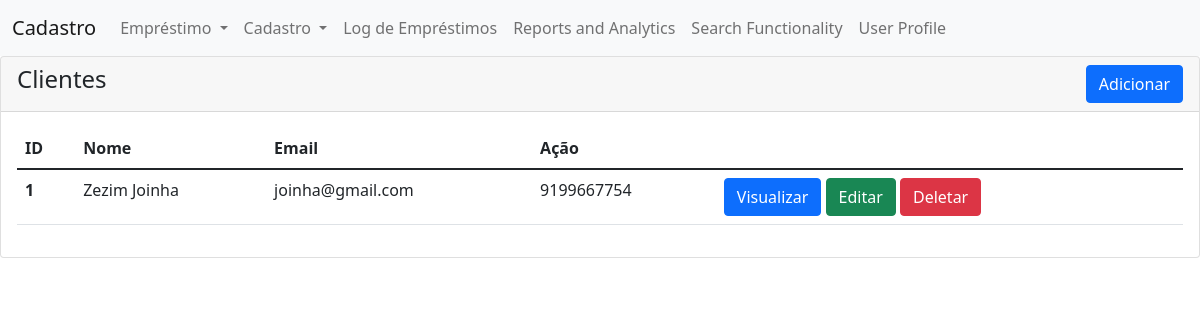
The app's page /dashboard/operations/client/manage_borrower.php (signed in) with its own data.
### tables this page shows
CREATE TABLE `borrowers` (
  `id` int(11) NOT NULL,
  `name` varchar(100) NOT NULL,
  `email` varchar(100) DEFAULT NULL,
  `phone` varchar(20) DEFAULT NULL
);

### dashboard/operations/client/manage_borrower.php (the view, shortened to what this page needs)
<?php
require_once '../../../db/database.php';
?>
<!DOCTYPE html>
<html lang="en">
<head>
    <link href="https://cdn.jsdelivr.net/npm/bootstrap@5.1.3/dist/css/bootstrap.min.css" rel="stylesheet">
</head>
<body>
<nav class="navbar navbar-expand-lg navbar-light bg-light">
    <div class="container-fluid">
        <a class="navbar-brand" href="#">Cadastro</a>
        <div class="collapse navbar-collapse" id="navbarNavAltMarkup">
        <div class="navbar-nav">
            <div class="nav-item dropdown">
                <a class="nav-link dropdown-toggle" href="#" id="emprestimoDropdown" role="button" data-bs-toggle="dropdown" aria-expanded="false">
                    Empréstimo
                </a>
            </div>
            <div class="nav-item dropdown">
                <a class="nav-link dropdown-toggle" href="#" id="cadastroDropdown" role="button" data-bs-toggle="dropdown" aria-expanded="false">
                    Cadastro
                </a>
            </div>
            <a class="nav-link" href="transactionlog.php">Log de Empréstimos</a>
            <a class="nav-link" href="reports.php">Reports and Analytics</a>
            <a class="nav-link" href="search.php">Search Functionality</a>
            <a class="nav-link" href="profile.php">User Profile</a>
        </div>
        </div>
    </div>
    </nav>
    <div class="row">
        <div class="col-md-12">
            <div class="card">
                <div class="card-header">
                    <h4>Clientes
                        <a href="form_add_borr.php" class="btn btn-primary float-end">Adicionar</a>
                </div>
                <div class="card-body">
                    <table class="table">
                        <thead>
                            <tr>
                            <th scope="col">ID</th>
                            <th scope="col">Nome</th>
                            <th scope="col">Email</th>
                            <th scope="col">Ação</th>
                            </tr>
                        </thead>
                        <tbody>
                            <?php
                            $sql = "SELECT * FROM `borrowers`";
                            $result = mysqli_query($conn, $sql);
                            while ($row = mysqli_fetch_assoc($result)) {
                            ?>
                            <tr>
                                <th scope="row"><?php echo $row['id']; ?></th>
                                <td><?php echo $row['name']; ?></td>
                                <td><?php echo $row['email']; ?></td>
                                <td><?php echo $row['phone']; ?></td>
                                <td>
                                    <a href="view_borrower.php?id=<?php echo $row['id']; ?>" class="btn btn-primary">Visualizar</a>
                                    <a href="form_edit_borr.php?id=<?php echo $row['id']; ?>" class="btn btn-success">Editar</a>
                                    <form action="delete_borrower.php" method="POST" style="display: inline-block;">
                                        <button type="submit" name="delete_data" class="btn btn-danger">Deletar</button>
                                    </form>
                                </td>
                            </tr>
                            <?php
                            }
                            ?>
                        </tbody>
                    </table>
                </div>
            </div>
        </div>
    </div>
</body>
</html>

### records on screen
borrowers: id "1", name "Zezim Joinha", email "joinha@gmail.com", phone "9199667754"
